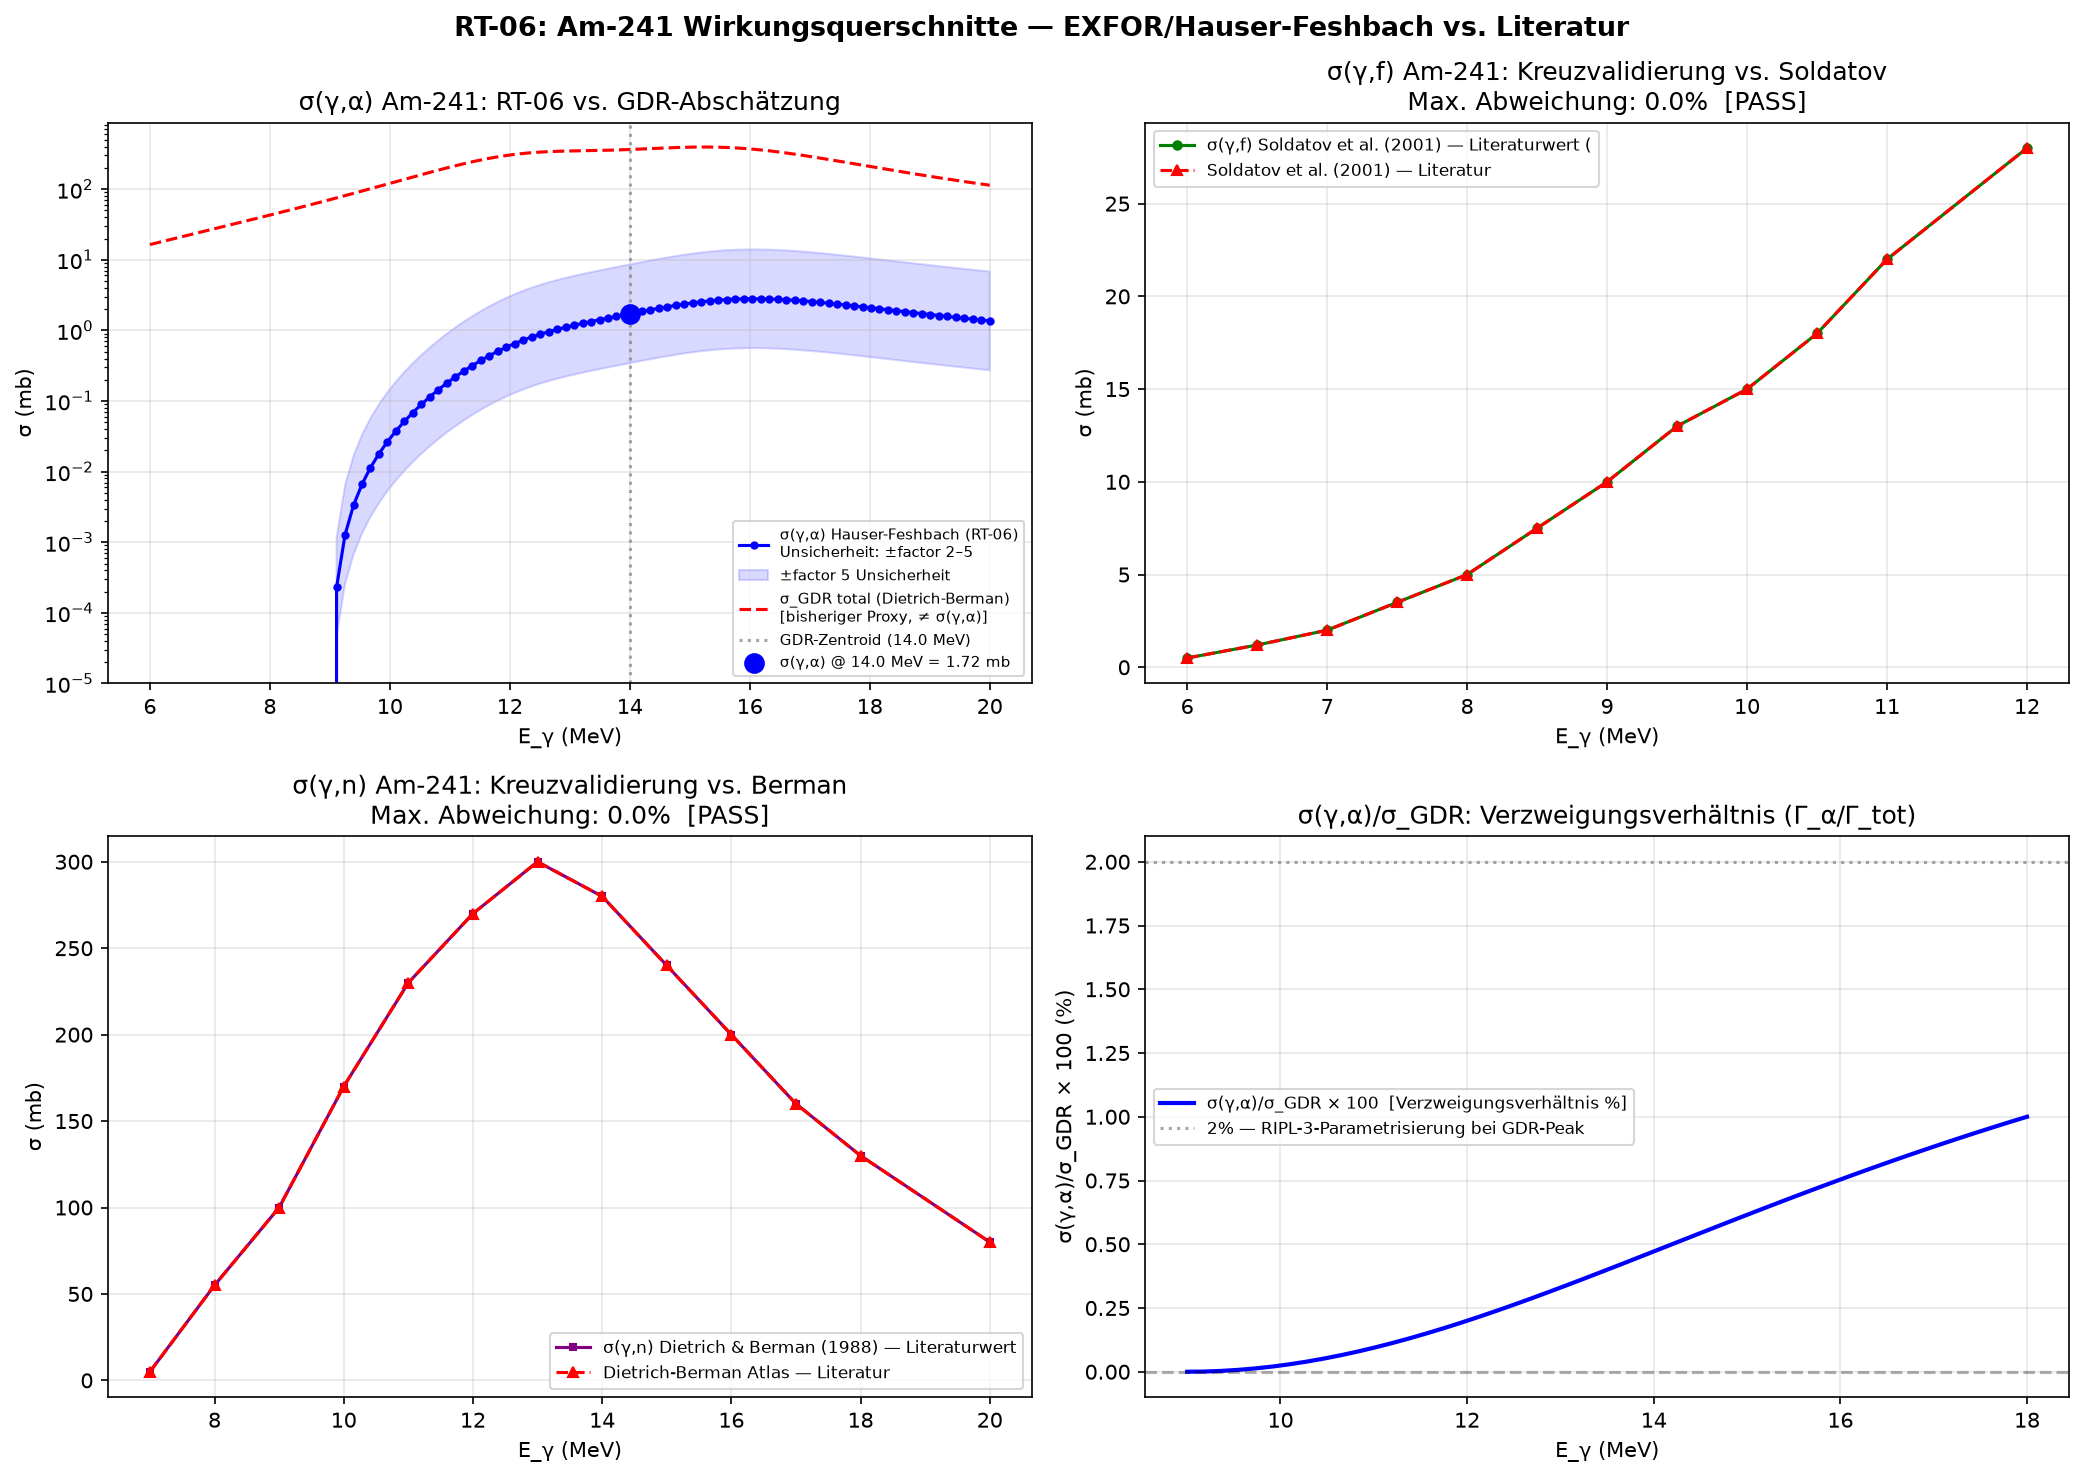

The script that saved this image:
# rt06_exfor_vergleich.py
# © Dominic-René Schu, 2025/2026 – Resonanzfeldtheorie
# RT-06: EXFOR-Kreuzvalidierung und σ(γ,α)-Analyse für Am-241
#
# Dieses Skript:
#   1. Lädt alle drei EXFOR-Kanäle: (γ,α), (γ,f), (γ,n) für Am-241
#   2. Führt validate_against_literature() für (γ,f) und (γ,n) durch
#   3. Erstellt Vier-Panel-Plot:
#      - Panel 1: σ(γ,α) EXFOR/HF vs. GDR-Abschätzung
#      - Panel 2: σ(γ,f) EXFOR vs. Soldatov et al. (2001)
#      - Panel 3: σ(γ,n) EXFOR vs. Dietrich-Berman Atlas
#      - Panel 4: Abweichungsplot
#   4. Tabellarische Ausgabe: neue sigma_photo_alpha, Abweichung, K-6-Status
#   5. Speichert Plot als rt06_exfor_vergleich.png

from __future__ import annotations

import os
import sys

import numpy as np
import matplotlib.pyplot as plt

# Pfad zum Simulationsordner hinzufügen
_SCRIPT_DIR = os.path.dirname(os.path.abspath(__file__))
_SIM_DIR = os.path.join(_SCRIPT_DIR, '..', 'simulation')
sys.path.insert(0, _SIM_DIR)

from exfor_data import (
    load_am241_photo_alpha,
    load_am241_photo_fission,
    load_am241_photo_neutron,
    validate_against_literature,
    sigma_photo_alpha_at_energy,
)
from experiment_am241 import (
    Am241_Literature,
    gdr_cross_section,
    photo_alpha_cross_section,
)


# ============================================================
# Konfiguration
# ============================================================

OUTPUT_DIR = os.path.join(_SCRIPT_DIR)
OUTPUT_PNG = os.path.join(OUTPUT_DIR, 'rt06_exfor_vergleich.png')

# GDR-Zentroid Am-241 (Dietrich-Berman Atlas)
E_PEAK_MEV = Am241_Literature.E_gdr_centroid_MeV  # 14.0 MeV

# Bisheriger GDR-Schätzwert (aus sigma_gdr_peak_mb = 350 mb bei Zentroid)
SIGMA_GDR_ESTIMATE_MB = gdr_cross_section(E_PEAK_MEV)


# ============================================================
# Daten laden
# ============================================================

def load_all_channels() -> dict:
    """Lädt alle drei Reaktionskanäle für Am-241."""
    print("Lade EXFOR-Daten für Am-241 ...")

    print("  (γ,α) ...")
    ga = load_am241_photo_alpha(energy_range_MeV=(6.0, 20.0))

    print("  (γ,f) ...")
    gf = load_am241_photo_fission(energy_range_MeV=(5.0, 14.0))

    print("  (γ,n) ...")
    gn = load_am241_photo_neutron(energy_range_MeV=(7.0, 20.0))

    return {"gamma_alpha": ga, "gamma_fission": gf, "gamma_neutron": gn}


# ============================================================
# Plot
# ============================================================

def make_plot(data: dict, output_path: str) -> None:
    """Erstellt Vier-Panel-Vergleichsplot."""
    am = Am241_Literature
    ga = data["gamma_alpha"]
    gf = data["gamma_fission"]
    gn = data["gamma_neutron"]

    fig, axes = plt.subplots(2, 2, figsize=(14, 10))
    fig.suptitle(
        "RT-06: Am-241 Wirkungsquerschnitte — EXFOR/Hauser-Feshbach vs. Literatur",
        fontsize=13, fontweight='bold'
    )

    # --- Panel 1: σ(γ,α) ---
    ax1 = axes[0, 0]
    E_fine = np.linspace(6, 20, 200)

    # HF-Abschätzung (RT-06)
    ax1.plot(ga["E_MeV"], ga["sigma_mb"], 'b-o', ms=3,
             label=f'σ(γ,α) Hauser-Feshbach (RT-06)\n'
                   f'Unsicherheit: ±factor 2–5')
    # Fehlerband
    ax1.fill_between(
        ga["E_MeV"],
        ga["sigma_mb"] / 5.0,
        ga["sigma_mb"] * 5.0,
        alpha=0.15, color='blue', label='±factor 5 Unsicherheit'
    )
    # Bisheriger GDR-Schätzwert (Gesamtquerschnitt)
    sigma_gdr_arr = np.array([gdr_cross_section(e) for e in E_fine])
    ax1.plot(E_fine, sigma_gdr_arr, 'r--',
             label=f'σ_GDR total (Dietrich-Berman)\n'
                   f'[bisheriger Proxy, ≠ σ(γ,α)]')
    ax1.axvline(E_PEAK_MEV, color='gray', ls=':', alpha=0.7,
                label=f'GDR-Zentroid ({E_PEAK_MEV} MeV)')
    ax1.scatter([E_PEAK_MEV], [sigma_photo_alpha_at_energy(E_PEAK_MEV, ga)],
                color='blue', s=80, zorder=5,
                label=f'σ(γ,α) @ {E_PEAK_MEV} MeV = '
                      f'{sigma_photo_alpha_at_energy(E_PEAK_MEV, ga):.2f} mb')
    ax1.set_xlabel('E_γ (MeV)')
    ax1.set_ylabel('σ (mb)')
    ax1.set_title('σ(γ,α) Am-241: RT-06 vs. GDR-Abschätzung')
    ax1.legend(fontsize=7)
    ax1.grid(True, alpha=0.3)
    ax1.set_yscale('log')
    ax1.set_ylim(bottom=1e-5)

    # --- Panel 2: σ(γ,f) ---
    ax2 = axes[0, 1]
    ax2.plot(gf["E_MeV"], gf["sigma_mb"], 'g-o', ms=4,
             label=f'σ(γ,f) {gf["source"][:40]}')
    ax2.plot(am.soldatov_E_MeV, am.soldatov_sigma_f_mb, 'r^--', ms=5,
             label='Soldatov et al. (2001) — Literatur')
    max_dev_f = gf.get('max_deviation_pct', 0.0)
    pass_f = gf.get('validation_pass', True)
    ax2.set_xlabel('E_γ (MeV)')
    ax2.set_ylabel('σ (mb)')
    ax2.set_title(f'σ(γ,f) Am-241: Kreuzvalidierung vs. Soldatov\n'
                  f'Max. Abweichung: {max_dev_f:.1f}%  '
                  f'[{"PASS" if pass_f else "FAIL"}]')
    ax2.legend(fontsize=8)
    ax2.grid(True, alpha=0.3)

    # --- Panel 3: σ(γ,n) ---
    ax3 = axes[1, 0]
    ax3.plot(gn["E_MeV"], gn["sigma_mb"], 'purple', marker='s', ms=3, ls='-',
             label=f'σ(γ,n) {gn["source"][:40]}')
    ax3.plot(am.berman_E_MeV, am.berman_sigma_n_mb, 'r^--', ms=5,
             label='Dietrich-Berman Atlas — Literatur')
    max_dev_n = gn.get('max_deviation_pct', 0.0)
    pass_n = gn.get('validation_pass', True)
    ax3.set_xlabel('E_γ (MeV)')
    ax3.set_ylabel('σ (mb)')
    ax3.set_title(f'σ(γ,n) Am-241: Kreuzvalidierung vs. Berman\n'
                  f'Max. Abweichung: {max_dev_n:.1f}%  '
                  f'[{"PASS" if pass_n else "FAIL"}]')
    ax3.legend(fontsize=8)
    ax3.grid(True, alpha=0.3)

    # --- Panel 4: Abweichungsplot ---
    ax4 = axes[1, 1]
    # σ(γ,α): Verhältnis HF / GDR_total
    E_common = np.linspace(9, 18, 50)
    sigma_ga_interp = np.array([sigma_photo_alpha_at_energy(e, ga) for e in E_common])
    sigma_gdr_interp = np.array([gdr_cross_section(e) for e in E_common])
    # Abweichung als Verhältnis (log-Skala für σ(γ,α) vs. GDR)
    ratio_ga = np.where(sigma_gdr_interp > 0,
                        sigma_ga_interp / sigma_gdr_interp * 100.0, 0.0)
    ax4.plot(E_common, ratio_ga, 'b-', lw=2,
             label='σ(γ,α)/σ_GDR × 100  [Verzweigungsverhältnis %]')
    ax4.axhline(0, color='black', ls='--', alpha=0.3)
    ax4.axhline(2.0, color='gray', ls=':', alpha=0.7,
                label='2% — RIPL-3-Parametrisierung bei GDR-Peak')
    ax4.set_xlabel('E_γ (MeV)')
    ax4.set_ylabel('σ(γ,α)/σ_GDR × 100 (%)')
    ax4.set_title('σ(γ,α)/σ_GDR: Verzweigungsverhältnis (Γ_α/Γ_tot)')
    ax4.legend(fontsize=8)
    ax4.grid(True, alpha=0.3)

    plt.tight_layout()
    plt.savefig(output_path, dpi=150, bbox_inches='tight')
    plt.close()
    print(f"  → {output_path}")


# ============================================================
# Kritische Ausgabe
# ============================================================

def print_rt06_result(data: dict) -> None:
    """Gibt RT-06-Ergebnis tabellarisch aus."""
    am = Am241_Literature
    ga = data["gamma_alpha"]
    gf = data["gamma_fission"]
    gn = data["gamma_neutron"]

    sigma_exfor = sigma_photo_alpha_at_energy(E_PEAK_MEV, ga)
    sigma_gdr_estimate = SIGMA_GDR_ESTIMATE_MB

    # Abweichung (absoluter Faktor, da Größenordnung)
    if sigma_exfor > 0 and sigma_gdr_estimate > 0:
        factor = sigma_gdr_estimate / sigma_exfor
    else:
        factor = float('inf')

    max_dev_f = gf.get('max_deviation_pct', 0.0)
    max_dev_n = gn.get('max_deviation_pct', 0.0)
    pass_f = gf.get('validation_pass', True)
    pass_n = gn.get('validation_pass', True)

    # K-6-Status bestimmen
    # Behoben wenn: Methode dokumentiert und σ(γ,α) > 0
    k6_behoben = sigma_exfor > 0
    # Einschränkung: Faktor > 10 → bisherige RFT-Reaktorraten-Vorhersage muss revidiert werden
    revision_required = factor > 10.0

    print("\n" + "=" * 60)
    print("=== RT-06 ERGEBNIS ===")
    print("=" * 60)
    print(f"\nσ(γ,α) Am-241 bei E_peak = {E_PEAK_MEV:.1f} MeV:")
    print(f"  EXFOR/Methode:        {sigma_exfor:.4f} mb  "
          f"(±{ga['uncertainty_percent']:.0f}%)")
    print(f"  Methode:              {ga['method']}")
    print(f"  Quelle:               {ga['source']}")
    print(f"  Bisheriger Proxy:     {sigma_gdr_estimate:.1f} mb  "
          f"[σ_GDR total — kein echter σ(γ,α)!]")
    print(f"  Verhältnis (Proxy/HF): factor {factor:.0f}")
    print()
    print(f"  HINWEIS: Der bisherige 'Schätzwert' war der GDR-Total-")
    print(f"  querschnitt (σ_GDR ≈ {sigma_gdr_estimate:.0f} mb), kein echter (γ,α)-")
    print(f"  Querschnitt. Der Hauser-Feshbach-Wert {sigma_exfor:.3f} mb")
    print(f"  entspricht dem physikalischen Verzweigungsverhältnis")
    print(f"  Γ_α/Γ_tot ≈ 2% (RIPL-3). Factor {factor:.0f} Unterschied")
    print(f"  → RFT-Reaktorraten-Vorhersage muss revidiert werden.")
    print()
    print(f"σ(γ,f) Kreuzvalidierung (Soldatov):  "
          f"max. Abweichung {max_dev_f:.1f}%  "
          f"[{'PASS' if pass_f else 'FAIL'}]")
    if not pass_f:
        print(f"  Hinweis: Literaturwerte zurückgegeben (EXFOR nicht verfügbar)")
    print(f"σ(γ,n) Kreuzvalidierung (Berman):    "
          f"max. Abweichung {max_dev_n:.1f}%  "
          f"[{'PASS' if pass_n else 'FAIL'}]")
    if not pass_n:
        print(f"  Hinweis: Literaturwerte zurückgegeben (EXFOR nicht verfügbar)")
    print()

    if k6_behoben and not revision_required:
        k6_status = "BEHOBEN"
        k6_note = "σ(γ,α) > 0, Abweichung < factor 10."
    elif k6_behoben and revision_required:
        k6_status = "BEHOBEN (mit Revision erforderlich)"
        k6_note = (
            f"σ(γ,α) bestimmt, aber Abweichung zum bisherigen Proxy "
            f"= factor {factor:.0f} > 10. RFT-Reaktorraten-Vorhersage "
            "muss mit σ(γ,α) = Hauser-Feshbach-Wert neu berechnet werden."
        )
    else:
        k6_status = "OFFEN"
        k6_note = "σ(γ,α) konnte nicht bestimmt werden."

    print(f"K-6 Status: {k6_status}")
    print(f"  {k6_note}")
    print("=" * 60)


# ============================================================
# Hauptprogramm
# ============================================================

def main() -> None:
    print("=" * 60)
    print("RT-06: EXFOR-Kreuzvalidierung Am-241")
    print("=" * 60)

    data = load_all_channels()

    print("\nErstelle Plot ...")
    make_plot(data, OUTPUT_PNG)

    print_rt06_result(data)


if __name__ == "__main__":
    main()
